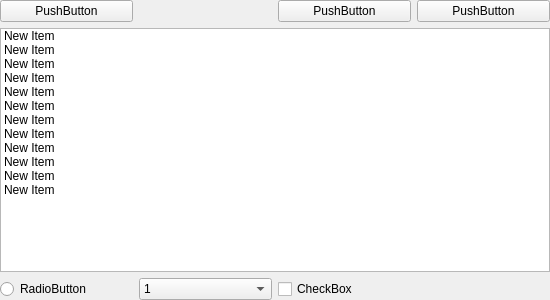
<?xml version="1.0" encoding="UTF-8"?>
<ui version="4.0">
 <class>DemoWidget</class>
 <widget class="QWidget" name="DemoWidget">
  <property name="geometry">
   <rect>
    <x>0</x>
    <y>0</y>
    <width>550</width>
    <height>300</height>
   </rect>
  </property>
  <property name="windowTitle">
   <string>Form</string>
  </property>
  <layout class="QGridLayout" name="gridLayout">
   <property name="leftMargin">
    <number>0</number>
   </property>
   <property name="topMargin">
    <number>0</number>
   </property>
   <property name="rightMargin">
    <number>0</number>
   </property>
   <property name="bottomMargin">
    <number>0</number>
   </property>
   <item row="2" column="0">
    <widget class="QRadioButton" name="radioButton">
     <property name="text">
      <string>RadioButton</string>
     </property>
    </widget>
   </item>
   <item row="0" column="0">
    <widget class="QPushButton" name="pushButton">
     <property name="text">
      <string>PushButton</string>
     </property>
    </widget>
   </item>
   <item row="2" column="2">
    <widget class="QCheckBox" name="checkBox">
     <property name="text">
      <string>CheckBox</string>
     </property>
    </widget>
   </item>
   <item row="2" column="1">
    <widget class="QComboBox" name="comboBox">
     <item>
      <property name="text">
       <string>1</string>
      </property>
     </item>
     <item>
      <property name="text">
       <string>New Item</string>
      </property>
     </item>
     <item>
      <property name="text">
       <string>New Item</string>
      </property>
     </item>
     <item>
      <property name="text">
       <string>New Item</string>
      </property>
     </item>
     <item>
      <property name="text">
       <string>New Item</string>
      </property>
     </item>
     <item>
      <property name="text">
       <string>New Item</string>
      </property>
     </item>
     <item>
      <property name="text">
       <string>New Item</string>
      </property>
     </item>
     <item>
      <property name="text">
       <string>New Item</string>
      </property>
     </item>
    </widget>
   </item>
   <item row="0" column="2">
    <widget class="QPushButton" name="pushButton_2">
     <property name="text">
      <string>PushButton</string>
     </property>
    </widget>
   </item>
   <item row="0" column="3">
    <widget class="QPushButton" name="pushButton_3">
     <property name="text">
      <string>PushButton</string>
     </property>
    </widget>
   </item>
   <item row="1" column="0" colspan="4">
    <widget class="QListWidget" name="listWidget">
     <item>
      <property name="text">
       <string>New Item</string>
      </property>
     </item>
     <item>
      <property name="text">
       <string>New Item</string>
      </property>
     </item>
     <item>
      <property name="text">
       <string>New Item</string>
      </property>
     </item>
     <item>
      <property name="text">
       <string>New Item</string>
      </property>
     </item>
     <item>
      <property name="text">
       <string>New Item</string>
      </property>
     </item>
     <item>
      <property name="text">
       <string>New Item</string>
      </property>
     </item>
     <item>
      <property name="text">
       <string>New Item</string>
      </property>
     </item>
     <item>
      <property name="text">
       <string>New Item</string>
      </property>
     </item>
     <item>
      <property name="text">
       <string>New Item</string>
      </property>
     </item>
     <item>
      <property name="text">
       <string>New Item</string>
      </property>
     </item>
     <item>
      <property name="text">
       <string>New Item</string>
      </property>
     </item>
     <item>
      <property name="text">
       <string>New Item</string>
      </property>
     </item>
    </widget>
   </item>
  </layout>
 </widget>
 <resources/>
 <connections/>
</ui>
